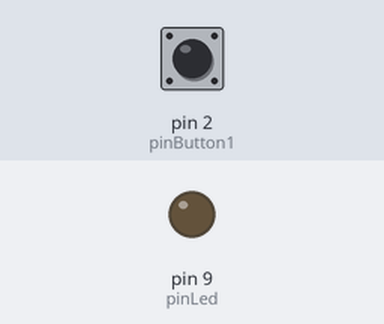
Bench run of a sketch on a simulated Arduino Uno, built with avr-gcc and run on an emulated ATmega328P. Parts: output pins drawn as LEDs (lit = HIGH). Dashed ring = blinking. The test bench sets the inputs (shaded band); at power-on: pin 2 (pinButton1) HIGH.

Above: at 1.2 s.
1.3 s: pin 2 (pinButton1) pulled LOW for 1 s
At 1.45 s:
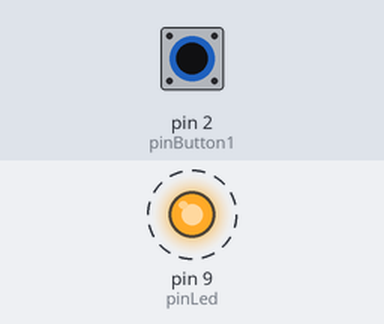
3.8 s: pin 2 (pinButton1) pulled LOW for 3.2 s
At 7.7 s:
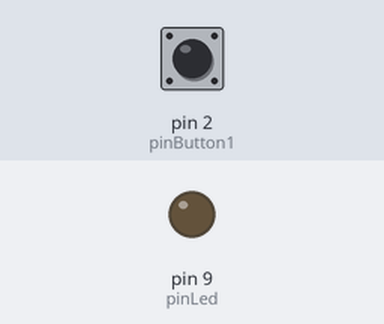
Timing chart, 0 to 9.2 s (numbered marks = the images above; inputs shaded):
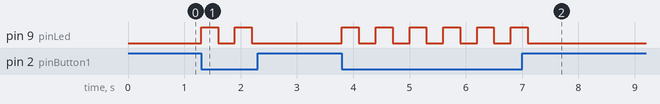

The sketch:

beloto2.ino
```cpp
// Dua button dan LED
const int pinButton1 = 2;
// const int pinButton2 = 3;
const int pinLed = 9;

void setup() {
  pinMode(pinButton1, INPUT);
  // pinMode(pinButton2, INPUT);
  pinMode(pinLed, OUTPUT);
  digitalWrite(pinButton1, HIGH);
  // digitalWrite(pinButton2, HIGH);
}

void loop() {
  if (digitalRead(pinButton1) == LOW) {
    digitalWrite(pinLed, HIGH);
    delay(300);
    digitalWrite(pinLed, LOW);
    delay(300);
  } else {
    digitalWrite(pinLed, LOW);
  }
}
```

Measured:
- after the input at 1.3 s, pin 9 (pinLed): alternates HIGH for 0.30 s and LOW for 0.30 s, 4 changes in all, then stays LOW, starting at once
- after the input at 3.8 s, pin 9 (pinLed): alternates HIGH for 0.30 s and LOW for 0.30 s, 12 changes in all, then stays LOW, starting at once
